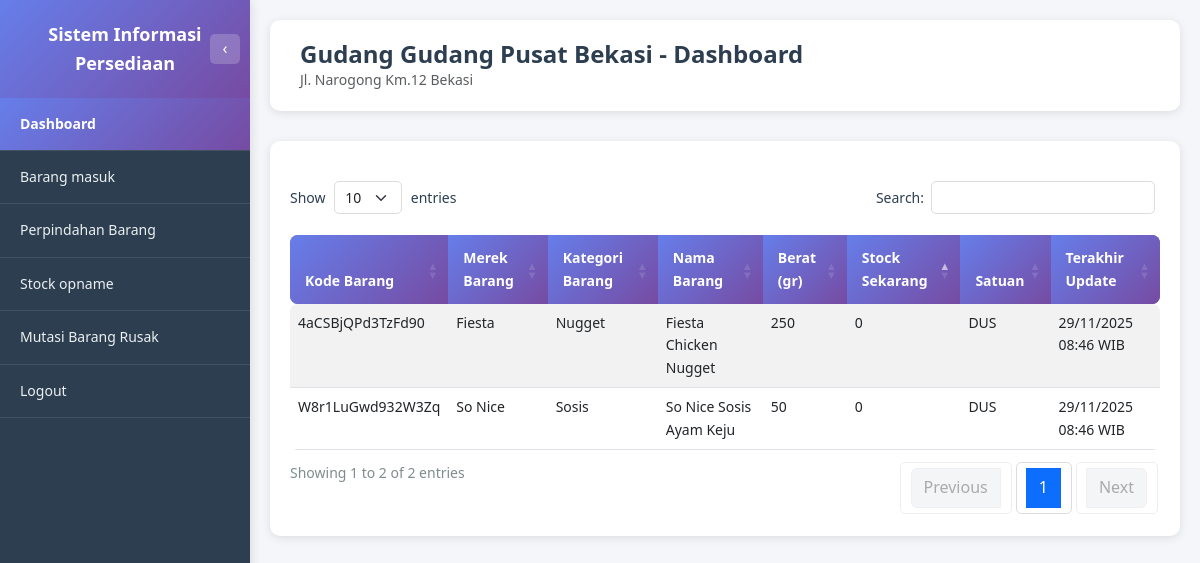
The app's page /gudang/dashboard.php (signed in) with its own data.
### tables this page shows
CREATE TABLE USERS (
         ID_USERS               VARCHAR(8) NOT NULL,
         KD_LOKASI              VARCHAR(8),
         NAMA                   VARCHAR(256),
         USERNAME               VARCHAR(256),
         PASSWORD               VARCHAR(256),
         STATUS                 ENUM('AKTIF', 'TIDAK AKTIF'),
         PRIMARY KEY (ID_USERS)
      );

CREATE TABLE MASTER_LOKASI (
         KD_LOKASI            VARCHAR(8) NOT NULL,
         NAMA_LOKASI          VARCHAR(256),
         TYPE_LOKASI          ENUM('gudang', 'toko'),
         ALAMAT_LOKASI        VARCHAR(256),
         MAX_STOCK_TOTAL      INT,
         SATUAN               ENUM('PIECES', 'DUS'),
         STATUS               ENUM('AKTIF', 'TIDAK AKTIF'),
         PRIMARY KEY (KD_LOKASI)
      );

CREATE TABLE STOCK (
         KD_BARANG              VARCHAR(16) NOT NULL,
         KD_LOKASI              VARCHAR(8) NOT NULL,
         UPDATED_BY             VARCHAR(8),
         JUMLAH_BARANG          INT,
         JUMLAH_MIN_STOCK       INT,
         JUMLAH_MAX_STOCK       INT,
         SATUAN                 ENUM('PIECES', 'DUS'),
         LAST_UPDATED           TIMESTAMP DEFAULT CURRENT_TIMESTAMP ON UPDATE CURRENT_TIMESTAMP,
         PRIMARY KEY (KD_BARANG, KD_LOKASI)
      );

CREATE TABLE MASTER_BARANG (
         KD_BARANG                    VARCHAR(16) NOT NULL,
         KD_KATEGORI_BARANG           VARCHAR(8),
         KD_SUPPLIER                  VARCHAR(8),
         KD_MEREK_BARANG              VARCHAR(8),
         NAMA_BARANG                  VARCHAR(256),
         BERAT                        INT,
         AVG_HARGA_BELI_PIECES        DECIMAL(20,2),
         HARGA_JUAL_BARANG_PIECES     DECIMAL(20,2),
         SATUAN_PERDUS                INT,
         GAMBAR_BARANG                VARCHAR(512),
         LAST_UPDATED                 TIMESTAMP DEFAULT CURRENT_TIMESTAMP ON UPDATE CURRENT_TIMESTAMP,
         STATUS                       ENUM('AKTIF', 'TIDAK AKTIF'),
         PRIMARY KEY (KD_BARANG)
      );

### gudang/dashboard.php (the view, shortened to what this page needs)
<?php
require_once '../dbconnect.php';
$user_id = $_SESSION['user_id'];
$query_user = "SELECT u.ID_USERS, u.KD_LOKASI, ml.NAMA_LOKASI
               FROM USERS u
               LEFT JOIN MASTER_LOKASI ml ON u.KD_LOKASI = ml.KD_LOKASI
               WHERE u.ID_USERS = ?";
$stmt_user = $conn->prepare($query_user);
$stmt_user->bind_param("s", $user_id);
$stmt_user->execute();
$result_user = $stmt_user->get_result();
$user_data = $result_user->fetch_assoc();
$kd_lokasi = $user_data['KD_LOKASI'];
$nama_lokasi = $user_data['NAMA_LOKASI'] ?? 'Gudang';
$query_alamat = "SELECT ALAMAT_LOKASI FROM MASTER_LOKASI WHERE KD_LOKASI = ?";
$stmt_alamat = $conn->prepare($query_alamat);
$stmt_alamat->bind_param("s", $kd_lokasi);
$stmt_alamat->execute();
$result_alamat = $stmt_alamat->get_result();
$alamat_lokasi = $result_alamat->num_rows > 0 ? $result_alamat->fetch_assoc()['ALAMAT_LOKASI'] : '';
$query_stock = "SELECT
                    s.KD_BARANG,
                    mb.NAMA_BARANG,
                    mb.BERAT,
                    COALESCE(mm.NAMA_MEREK, '-') as NAMA_MEREK,
                    COALESCE(mk.NAMA_KATEGORI, '-') as NAMA_KATEGORI,
                    s.JUMLAH_BARANG as STOCK_SEKARANG,
                    s.SATUAN,
                    s.LAST_UPDATED
                FROM STOCK s
                INNER JOIN MASTER_BARANG mb ON s.KD_BARANG = mb.KD_BARANG
                LEFT JOIN MASTER_MEREK mm ON mb.KD_MEREK_BARANG = mm.KD_MEREK_BARANG
                LEFT JOIN MASTER_KATEGORI_BARANG mk ON mb.KD_KATEGORI_BARANG = mk.KD_KATEGORI_BARANG
                WHERE s.KD_LOKASI = ?
                ORDER BY s.JUMLAH_BARANG ASC";
$stmt_stock = $conn->prepare($query_stock);
$stmt_stock->bind_param("s", $kd_lokasi);
$stmt_stock->execute();
$result_stock = $stmt_stock->get_result();
function formatTanggalWaktu($tanggal) {
    $date = new DateTime($tanggal);
    return $date->format('d/m/Y H:i') . ' WIB';
}
$active_page = 'dashboard';
?>
<!DOCTYPE html>
<html lang="id">
<head>
    <link href="https://cdn.jsdelivr.net/npm/bootstrap@5.3.0/dist/css/bootstrap.min.css" rel="stylesheet">
    <link href="https://cdn.datatables.net/1.13.7/css/dataTables.bootstrap5.min.css" rel="stylesheet">
    <link href="../assets/css/style.css" rel="stylesheet">
</head>
<body class="dashboard-body">
    <?php include 'includes/sidebar.php'; ?>
    <div class="main-content">
        <div class="page-header">
            <h1 class="page-title">Gudang <?php echo htmlspecialchars($nama_lokasi); ?> - Dashboard</h1>
            <?php if (!empty($alamat_lokasi)): ?>
                <p class="text-muted mb-0"><?php echo htmlspecialchars($alamat_lokasi); ?></p>
            <?php endif; ?>
        </div>
        <div class="table-section" style="width: 100%;">
            <div class="table-responsive" style="width: 100%;">
                <table id="tableStock" class="table table-custom table-striped table-hover" style="width: 100%;">
                    <thead>
                        <tr>
                            <th>Kode Barang</th>
                            <th>Merek Barang</th>
                            <th>Kategori Barang</th>
                            <th>Nama Barang</th>
                            <th>Berat (gr)</th>
                            <th>Stock Sekarang</th>
                            <th>Satuan</th>
                            <th>Terakhir Update</th>
                        </tr>
                    </thead>
                    <tbody>
                        <?php if ($result_stock->num_rows > 0): ?>
                            <?php while ($row = $result_stock->fetch_assoc()): ?>
                                <tr>
                                    <td><?php echo htmlspecialchars($row['KD_BARANG']); ?></td>
                                    <td><?php echo htmlspecialchars($row['NAMA_MEREK']); ?></td>
                                    <td><?php echo htmlspecialchars($row['NAMA_KATEGORI']); ?></td>
                                    <td><?php echo htmlspecialchars($row['NAMA_BARANG']); ?></td>
                                    <td><?php echo number_format($row['BERAT'], 0, ',', '.'); ?></td>
                                    <td><?php echo number_format($row['STOCK_SEKARANG'], 0, ',', '.'); ?></td>
                                    <td><?php echo htmlspecialchars($row['SATUAN']); ?></td>
                                    <td><?php echo formatTanggalWaktu($row['LAST_UPDATED']); ?></td>
                                </tr>
                            <?php endwhile; ?>
                        <?php endif; ?>
                    </tbody>
                </table>
            </div>
        </div>
    </div>
</body>
</html>

### gudang/includes/sidebar.php (shortened to what this page needs)
<div class="sidebar" id="sidebar">
    <div class="sidebar-header">
        <span id="sidebar-title">Sistem Informasi Persediaan</span>
        <button class="sidebar-toggle" id="sidebarToggle" title="Toggle Sidebar">
            <span id="toggleIcon">‹</span>
        </button>
    </div>
    <ul class="sidebar-menu">
        <li><a href="dashboard.php" class="<?php echo $active_page == 'dashboard' ? 'active' : ''; ?>" data-icon="📊"><span>Dashboard</span></a></li>
        <li><a href="barang_masuk.php" class="<?php echo $active_page == 'barang_masuk' ? 'active' : ''; ?>" data-icon="📥"><span>Barang masuk</span></a></li>
        <li><a href="perpindahan_barang.php" class="<?php echo $active_page == 'perpindahan_barang' ? 'active' : ''; ?>" data-icon="🔄"><span>Perpindahan Barang</span></a></li>
        <li><a href="stock_opname.php" class="<?php echo $active_page == 'stock_opname' ? 'active' : ''; ?>" data-icon="📋"><span>Stock opname</span></a></li>
        <li><a href="mutasi_barang_rusak.php" class="<?php echo $active_page == 'mutasi_barang_rusak' ? 'active' : ''; ?>" data-icon="⚠️"><span>Mutasi Barang Rusak</span></a></li>
        <li><a href="../logout.php" data-icon="🚪"><span>Logout</span></a></li>
    </ul>
</div>

### assets/css/style.css (style rules this page uses)
* { margin: 0; padding: 0; box-sizing: border-box; }
:root { --font-family-primary: 'Segoe UI', Tahoma, Geneva, Verdana, sans-serif; --font-size-base: 14px; --font-size-small: 12px; --font-size-large: 16px; --font-size-title: 24px; --font-size-heading: 18px; --font-weight-normal: 400; --font-weight-medium: 500; --font-weight-bold: 600; }
body { font-family: var(--font-family-primary); font-size: var(--font-size-base); line-height: 1.6; }
:root { --color-primary: #667eea; --color-primary-dark: #764ba2; --color-primary-gradient: linear-gradient(135deg, #667eea 0%, #764ba2 100%); --color-text-primary: #2c3e50; --color-text-secondary: #7f8c8d; --color-text-muted: #666; --color-text-light: #ecf0f1; --color-bg-primary: #f5f6fa; --color-bg-secondary: #ffffff; --color-bg-dark: #2c3e50; --color-bg-gradient: linear-gradient(135deg, #667eea 0%, #764ba2 100%); --color-border: #ddd; --color-border-light: #ecf0f1; --color-success: #27ae60; --color-warning: #f39c12; --color-danger: #e74c3c; --color-info: #3498db; --shadow-sm: 0 2px 10px rgba(0, 0, 0, 0.1); --shadow-md: 0 4px 15px rgba(0, 0, 0, 0.1); --shadow-lg: 0 10px 40px rgba(0, 0, 0, 0.2); }
body { background: var(--color-bg-gradient); min-height: 100vh; }
body.dashboard-body { background: var(--color-bg-primary); }
.sidebar { position: fixed; top: 0; left: 0; height: 100vh; width: 250px; background: var(--color-bg-dark); box-shadow: 2px 0 10px rgba(0, 0, 0, 0.1); z-index: 1000; overflow-y: auto; transition: width 0.3s ease, transform 0.3s ease; }
.sidebar-header { background: var(--color-primary-gradient); padding: 20px; color: white; text-align: center; font-weight: var(--font-weight-bold); font-size: var(--font-size-heading); position: relative; transition: all 0.3s ease; }
.sidebar-toggle { position: absolute; right: 10px; top: 50%; transform: translateY(-50%); background: rgba(255, 255, 255, 0.2); border: none; color: white; width: 30px; height: 30px; border-radius: 5px; cursor: pointer; display: flex; align-items: center; justify-content: center; transition: all 0.3s ease; font-size: var(--font-size-large); }
.sidebar-menu { list-style: none; padding: 0; margin: 0; }
.sidebar-menu li { border-bottom: 1px solid rgba(255, 255, 255, 0.1); }
.sidebar-menu a { display: block; padding: 15px 20px; color: var(--color-text-light); text-decoration: none; transition: all 0.3s ease; font-size: var(--font-size-base); }
.sidebar-menu a.active { background: var(--color-primary-gradient); color: white; font-weight: var(--font-weight-bold); }
.main-content { margin-left: 250px; min-height: 100vh; background: var(--color-bg-primary); padding: 20px; transition: margin-left 0.3s ease; width: calc(100% - 250px); box-sizing: border-box; }
.page-header { background: var(--color-bg-secondary); padding: 20px 30px; border-radius: 10px; margin-bottom: 30px; box-shadow: var(--shadow-sm); }
.page-title { font-size: var(--font-size-title); font-weight: var(--font-weight-bold); color: var(--color-text-primary); margin: 0; }
.table-custom { border-radius: 8px; overflow: hidden; }
.table-custom thead { background: var(--color-primary-gradient); color: white; }
.table-custom thead th { border: none; padding: 12px 15px; font-weight: var(--font-weight-bold); }
.table-custom tbody tr { transition: background-color 0.2s; }
.table-section { background: var(--color-bg-secondary); padding: 20px; border-radius: 10px; margin-bottom: 30px; box-shadow: var(--shadow-sm); width: 100%; box-sizing: border-box; }
.table-section .table-responsive { width: 100%; overflow-x: auto; }
.table-section table { width: 100% !important; table-layout: auto; }
.dataTables_wrapper .table-custom { margin-top: 0; width: 100% !important; }
.dataTables_wrapper .table-custom thead th { background: var(--color-primary-gradient); color: white; border: none; padding: 12px 15px; font-weight: var(--font-weight-bold); }

### records on screen
users: KD_LOKASI.NAMA_LOKASI "Gudang Pusat Bekasi"
master_lokasi: ALAMAT_LOKASI "Jl. Narogong Km.12 Bekasi"
stock: KD_BARANG "4aCSBjQPd3TzFd90", NAMA_MEREK "Fiesta", NAMA_KATEGORI "Nugget", KD_BARANG.NAMA_BARANG "Fiesta Chicken Nugget", KD_BARANG.BERAT "250", JUMLAH_BARANG "0", SATUAN "DUS", LAST_UPDATED "29/11/2025 08:46 WIB"
stock: KD_BARANG "W8r1LuGwd932W3Zq", NAMA_MEREK "So Nice", NAMA_KATEGORI "Sosis", KD_BARANG.NAMA_BARANG "So Nice Sosis Ayam Keju", KD_BARANG.BERAT "50", JUMLAH_BARANG "0", SATUAN "DUS", LAST_UPDATED "29/11/2025 08:46 WIB"
